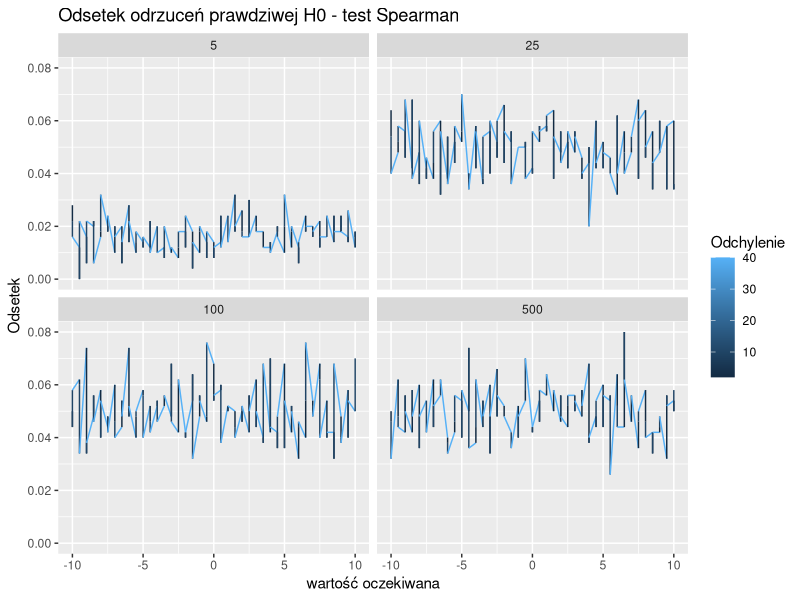
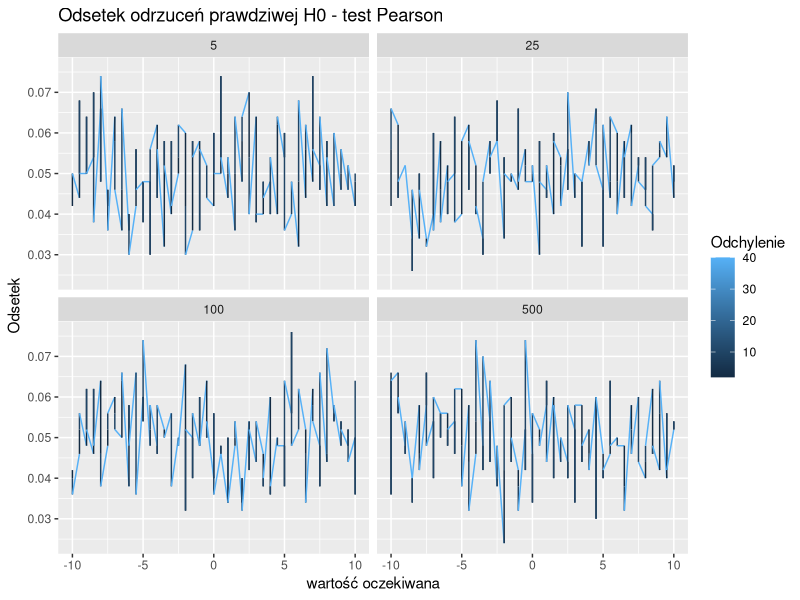

Reproduce these figures in R, in order. (Note: a time limit stopped this script after it produced the figures.)
## ---- chunk 1
knitr::opts_chunk$set(echo = TRUE)
library(dplyr)
library(ggplot2)
library(tidyr)
## ---- chunk 2
#ilość symulacji
N <- 500
#wartości oczekiwane
ms <- seq(-10, 10, by = 0.5)
#poziomy istotności
#długość próby
lengths <- c(5,25,100,500)
#Odchylenia standardowe
sd<-c(2,10,40)
params <- expand.grid(m = ms, length = lengths,sd=sd)


## ---- chunk 3
Spearman<-function(n,m,sd,K){
  mean(sapply(1:K, function(i) cor.test(rnorm(n,m,sd),rnorm(n,m,sd),method="spearman")$p.value<0.05))
} 

Pearson<-function(n,m,sd,K){
 mean(sapply(1:K, function(i) cor.test(rnorm(n,m,sd),rnorm(n,m,sd))$p.value<0.05))
}

set.seed(420)

wyniki<-c()
dlugosc<-c(1:nrow(params))
for(i in dlugosc){
  wyniki[i]<-Spearman(params[i,2],params[i,1],params[i,3],500)
}


wyniki1<-c()
dlugosc<-c(1:nrow(params))
for(i in dlugosc){
  wyniki1[i]<-Pearson(params[i,2],params[i,1],params[i,3],500)
}

params<-cbind(params,"Spearman"=wyniki)
params<-cbind(params,"Pearson"=wyniki1)

params<-params%>%
  pivot_longer(cols=c("Spearman","Pearson"),names_to="Test",values_to = "Odsetek")
## ---- chunk 4
wykres<-params%>%
  filter(Test=="Spearman")%>%
  ggplot()+
  geom_line(aes(x=m,y=Odsetek,color = sd))+
  facet_wrap(~length)+
  labs(title = "Odsetek odrzuceń prawdziwej H0 - test Spearman",
       x="wartość oczekiwana",
       color="Odchylenie")
wykres



## ---- chunk 5
wykres<-params%>%
  filter(Test=="Pearson")%>%
  ggplot()+
  geom_line(aes(x=m,y=Odsetek,color = sd))+
  facet_wrap(~length)+
  labs(title = "Odsetek odrzuceń prawdziwej H0 - test Pearson",
       x="wartość oczekiwana",
       color="Odchylenie")
wykres

## ---- chunk 6
#ilość symulacji
N <- 1000
#wartości oczekiwane
ms <- seq(-10, 10, by = 0.5)
#poziomy istotności
#długość próby
lengths <- c(5,25,100,500)

sd<-c(2,10,40)
params <- expand.grid(m = ms, length = lengths,sd=sd)


## ---- chunk 7
Spearman<-function(n,m,sd,K){
  mean(sapply(1:K, function(i) cor.test(rnorm(n,5,sd),rnorm(n,m,sd),method="spearman")$p.value<0.05))
} 

Pearson<-function(n,m,sd,K){
 mean(sapply(1:K, function(i) cor.test(rnorm(n,5,sd),rnorm(n,m,sd))$p.value<0.05))
}

set.seed(420)

wyniki<-c()
dlugosc<-c(1:nrow(params))
for(i in dlugosc){
  wyniki[i]<-Spearman(params[i,2],params[i,1],params[i,3],500)
}


wyniki1<-c()
dlugosc<-c(1:nrow(params))
for(i in dlugosc){
  wyniki1[i]<-Pearson(params[i,2],params[i,1],params[i,3],500)
}

params<-cbind(params,"Spearman"=wyniki)
params<-cbind(params,"Pearson"=wyniki1)

params<-params%>%
  pivot_longer(cols=c("Spearman","Pearson"),names_to="Test",values_to = "Odsetek")
## ---- chunk 8
wykres<-params%>%
  filter(Test=="Spearman")%>%
  ggplot()+
  geom_line(aes(x=m,y=Odsetek,color = sd))+
  facet_wrap(~length)+
  labs(title = "Odsetek odrzuceń prawdziwej H0 - test Spearman",
       x="wartość oczekiwana",
       color="Odchylenie")
wykres

## ---- chunk 9
wykres<-params%>%
  filter(Test=="Pearson")%>%
  ggplot()+
  geom_line(aes(x=m,y=Odsetek,color = sd))+
  facet_wrap(~length)+
  labs(title = "Odsetek odrzuceń prawdziwej H0 - test Pearson",
       x="wartość oczekiwana",
       color="Odchylenie")
wykres
